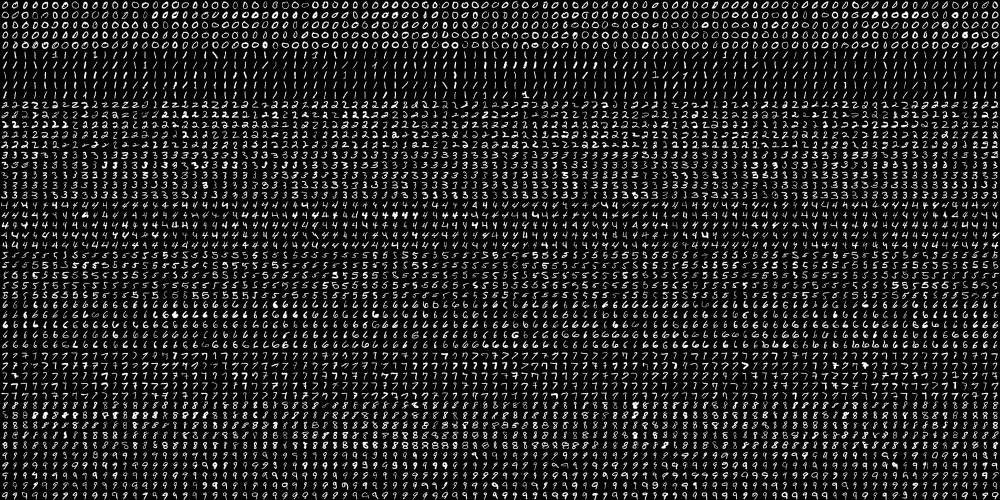
//> input picture images/digits.png, 2000 x 1000 px (shown at 1/2 size)
$ ./main116   (built with g++ and OpenCV 4)
//> lines starting //> are read from the running program, lines starting //| are printed output that depends on the picture
/*
决策树算法 介绍与使用

OpenCV中机器学习模块的决策树算法分为两个类别，一个是随机森林(Random Trees)、另外一个强化分类(Boosting Classification)。这两个算法都属于决策树算法。
virtual float cv::ml::StatModel::predict(
	InputArray 	samples,
	OutputArray results = noArray(),
	int flags = 0
)const
sample输入样本
result预测结果
*/

#include <opencv2/opencv.hpp>
#include <iostream>

using namespace cv;
using namespace cv::ml;
using namespace std;

int main(int argc, char** argv) {
	Mat data = imread("../images/digits.png");
//> data is the input picture: 1000 rows x 2000 cols, CV_8UC3; min 0, max 255, mean 33.8
	Mat gray;
	cvtColor(data, gray, COLOR_BGR2GRAY);

	// 分割为5000个cells
	Mat images = Mat::zeros(5000, 400, CV_8UC1);
	Mat labels = Mat::zeros(5000, 1, CV_8UC1);

	int index = 0;
	Rect roi;
	roi.x = 0;
	roi.height = 1;
	roi.width = 400;
	for (int row = 0; row < 50; row++) {
		int label = row / 5;
		int offsety = row * 20;
		for (int col = 0; col < 100; col++) {
			int offsetx = col * 20;
			Mat digit = Mat::zeros(Size(20, 20), CV_8UC1);
			for (int sr = 0; sr < 20; sr++) {
				for (int sc = 0; sc < 20; sc++) {
					digit.at<uchar>(sr, sc) = gray.at<uchar>(sr + offsety, sc + offsetx);
				}
			}
			Mat one_row = digit.reshape(1, 1);
			printf("index : %d \n", index);
			roi.y = index;
			one_row.copyTo(images(roi));
			labels.at<uchar>(index, 0) = label;
			index++;
		}
	}
//> this loop made 50 passes
//> index on passes 1 to 12: 100, 200, 300, 400, 500, 600, 700, 800, 900, 1000, 1100, 1200
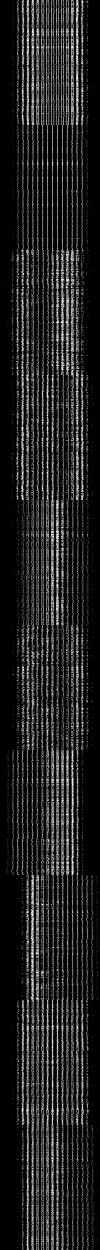
//> images: 5000 rows x 400 cols, CV_8UC1 (shown at 1/4 size); min 0, max 255, mean 33.8
//> after the loop, labels = 5000 values from 0 to 9; index = 5000
	printf("load sample hand-writing data...\n");
	imwrite("D:/result.png", images);

	// 转换为浮点数
	images.convertTo(images, CV_32FC1);
//> images: 5000 rows x 400 cols, CV_32FC1
	labels.convertTo(labels, CV_32SC1);

	printf("load sample hand-writing data...\n");


	// 开始训练
	printf("Start to Random Trees train...\n");
	Ptr<RTrees> model = RTrees::create();
	// [9 lines of commented-out code are left out]
	TermCriteria tc = TermCriteria(TermCriteria::MAX_ITER + TermCriteria::EPS, 100, 0.01);
	model->setTermCriteria(tc);
	Ptr<ml::TrainData> tdata = ml::TrainData::create(images, ml::ROW_SAMPLE, labels);
	model->train(tdata);
	model->save("./rtrees_knowledge.yml");
	printf("Finished Random trees...\n");

	waitKey(0);
	destroyAllWindows();

	return true;
}

$ run again, with images/a.png copied over images/digits.png
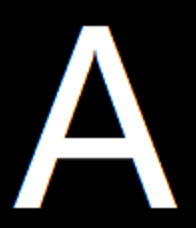
//> input picture images/a.png, 196 x 228 px
//> data is the input picture: 228 rows x 196 cols, CV_8UC3; mean B, G, R 56.8, 56.8, 56.8
//> `cvtColor(data, gray, COLOR_BGR2GRAY);`:
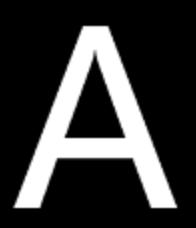
//> gray: 228 rows x 196 cols, CV_8UC1; min 0, max 255, mean 56.8
//> the loop `for (int row = 0; row < 50; row++)` made 50 passes
//> index on passes 1 to 8: 100, 200, 300, 400, 500, 600, 700, 800
//> after the loop `for (int row = 0; row < 50; row++)`:
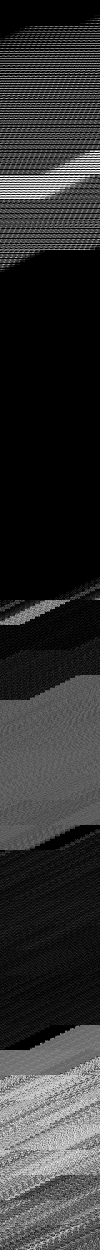
//> images: 5000 rows x 400 cols, CV_8UC1 (shown at 1/4 size); min 0, max 255, mean 50.6
//> after the loop `for (int row = 0; row < 50; row++)`: labels = 5000 values from 0 to 9; index = 5000
